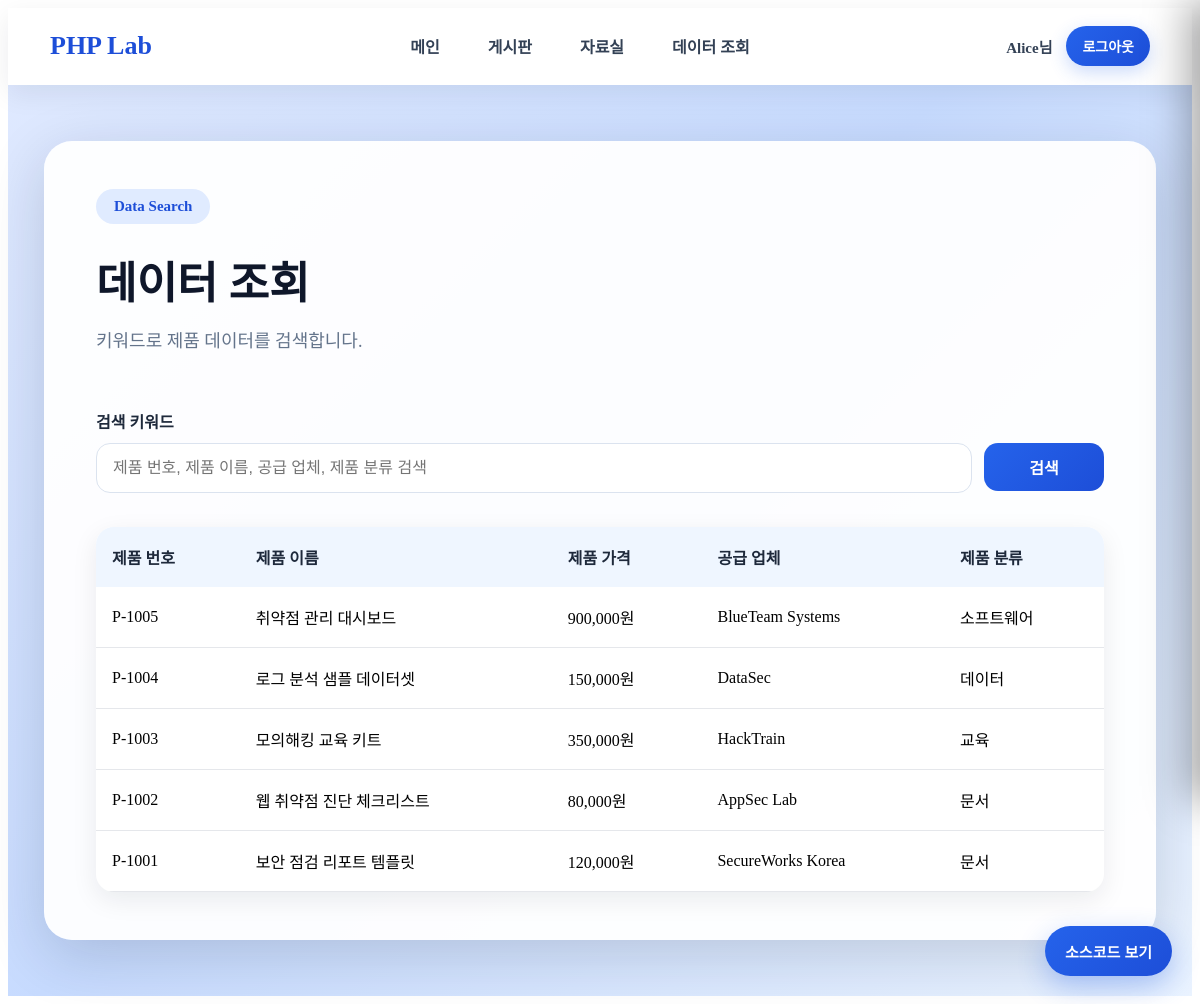
/data_search.php (signed in), run on the app's committed database.
### tables this page shows
CREATE TABLE products (
    id INT AUTO_INCREMENT PRIMARY KEY,
    product_no VARCHAR(50) NOT NULL,
    product_name VARCHAR(255) NOT NULL,
    product_price INT NOT NULL,
    supplier VARCHAR(255) NOT NULL,
    category VARCHAR(100) NOT NULL
) DEFAULT CHARSET=utf8mb4 COLLATE=utf8mb4_unicode_ci;

### src/data_search.php (the view, shortened to what this page needs)
<?php
require_once "layout.php";
$keyword = $_GET["keyword"] ?? "";
$products = [];
$db = get_db();
if ($keyword !== "") {
    $sql = "
        SELECT *
        FROM products
        WHERE product_no LIKE '%{$keyword}%'
           OR product_name LIKE '%{$keyword}%'
           OR supplier LIKE '%{$keyword}%'
           OR category LIKE '%{$keyword}%'
        ORDER BY id DESC
    ";
    $stmt = $db->query($sql);
    $products = $stmt->fetchAll();
} else {
    $stmt = $db->query("
        SELECT *
        FROM products
        ORDER BY id DESC
    ");
    $products = $stmt->fetchAll();
}
render_header("PHP Lab 데이터 조회", "data_search.php");
?>
<div class="modern-page-wrapper">
    <section class="modern-page-card">
        <div class="page-title-row">
            <div>
                <div class="hero-badge">Data Search</div>
                <h1>데이터 조회</h1>
                <p>키워드로 제품 데이터를 검색합니다.</p>
            </div>
        </div>
        <form method="get" class="search-form">
            <label>검색 키워드</label>
            <div class="search-row">
                <input
                    type="text"
                    name="keyword"
                    placeholder="제품 번호, 제품 이름, 공급 업체, 제품 분류 검색"
                    value="<?= htmlspecialchars($keyword) ?>"
                >
                <button type="submit" class="modern-primary-btn">검색</button>
            </div>
        </form>
        <table class="modern-table">
            <thead>
                <tr>
                    <th>제품 번호</th>
                    <th>제품 이름</th>
                    <th>제품 가격</th>
                    <th>공급 업체</th>
                    <th>제품 분류</th>
                </tr>
            </thead>
            <tbody>
                <?php foreach ($products as $product): ?>
                    <tr>
                        <td><?= htmlspecialchars($product["product_no"]) ?></td>
                        <td><?= htmlspecialchars($product["product_name"]) ?></td>
                        <td><?= number_format($product["product_price"]) ?>원</td>
                        <td><?= htmlspecialchars($product["supplier"]) ?></td>
                        <td><?= htmlspecialchars($product["category"]) ?></td>
                    </tr>
                <?php endforeach; ?>
            </tbody>
        </table>
    </section>
</div>
<?php render_footer(); ?>

### src/layout.php (shortened to what this page needs)
<?php
function render_header($title = "PHP Lab", $sourceFile = null) {
    $userName = $_SESSION["user"]["name"];
?>
<!DOCTYPE html>
<html lang="ko">
<head>
    <link rel="stylesheet" href="/labs/php/style.css">
</head>
<body>
<header class="modern-nav">
    <div class="nav-brand">
        PHP Lab
    </div>
    <nav class="nav-menu">
        <a href="/labs/php/main.php">메인</a>
        <a href="/labs/php/board.php">게시판</a>
        <a href="/labs/php/library.php">자료실</a>
        <a href="/labs/php/data_search.php">데이터 조회</a>
    </nav>
    <div class="nav-user">
        <span><?= htmlspecialchars($userName) ?>님</span>
        <a href="/labs/php/logout.php" class="nav-logout">로그아웃</a>
    </div>
</header>
<?php if ($sourceFile): ?>
<button class="source-toggle-btn" onclick="openSourcePanel('<?= htmlspecialchars($sourceFile) ?>')">
    소스코드 보기
</button>
<?php endif; ?>
<main class="modern-content">
<?php
}
function render_footer() {
?>
</main>
</body>
</html>
<?php
}
?>

### src/style.css (style rules this page uses)
.hero-badge { display: inline-block; padding: 9px 18px; border-radius: 999px; background: #e0ebff; color: #1d4ed8; font-size: 15px; font-weight: 700; margin-bottom: 24px; }
.modern-page-wrapper { min-height: calc(100vh - 72px); display: flex; justify-content: center; align-items: flex-start; padding: 56px 36px; background: linear-gradient(135deg, #dfe9ff 0%, #c7dbff 45%, #eaf3ff 100%); }
.modern-page-card { width: 100%; max-width: 1180px; background: rgba(255,255,255,0.95); border-radius: 28px; padding: 48px 52px; box-shadow: 0 16px 60px rgba(15,23,42,0.16); }
.page-title-row { display: flex; align-items: center; justify-content: space-between; gap: 24px; margin-bottom: 34px; }
.modern-page-card h1 { margin: 0; font-size: 44px; font-weight: 900; color: #0f172a; }
.modern-page-card p, .page-subtitle { margin-top: 14px; font-size: 18px; line-height: 1.7; color: #64748b; }
.modern-table { width: 100%; border-collapse: collapse; overflow: hidden; border-radius: 18px; background: white; box-shadow: 0 8px 26px rgba(15,23,42,0.08); }
.modern-table th { background: #eff6ff; color: #1e293b; font-size: 16px; padding: 18px 16px; text-align: left; }
.modern-table td { padding: 18px 16px; border-bottom: 1px solid #e5e7eb; font-size: 16px; }
.modern-primary-btn { display: inline-flex; justify-content: center; align-items: center; height: 48px; padding: 0 22px; border: none; border-radius: 14px; background: linear-gradient(135deg, #2563eb, #1d4ed8); color: white; font-size: 16px; font-weight: 800; text-decoration: none; cursor: pointer; }
.modern-form label, .search-form label { display: block; margin: 18px 0 10px; font-size: 16px; font-weight: 800; color: #1e293b; }
.modern-form input, .modern-form textarea, .search-form input { width: 100%; border-radius: 14px; border: 1px solid #dbe3ef; padding: 15px 16px; font-size: 16px; box-sizing: border-box; }
.search-form { margin-bottom: 34px; }
.search-row { display: flex; gap: 12px; }
.search-row input { flex: 1; }
.search-row button { width: 120px; }
.modern-nav { height: 76px; padding: 0 42px; display: grid; grid-template-columns: 220px 1fr 260px; align-items: center; background: rgba(255, 255, 255, 0.82); backdrop-filter: blur(16px); border-bottom: 1px solid rgba(255, 255, 255, 0.7); box-shadow: 0 8px 28px rgba(15, 23, 42, 0.08); position: sticky; top: 0; z-index: 100; }
.nav-brand { font-size: 26px; font-weight: 900; color: #1d4ed8; }
.nav-menu { display: flex; justify-content: center; align-items: center; gap: 12px; }
.nav-menu a { text-decoration: none; color: #334155; font-size: 16px; font-weight: 800; padding: 11px 18px; border-radius: 999px; transition: all 0.16s ease; }
.nav-user { display: flex; justify-content: flex-end; align-items: center; gap: 14px; font-size: 15px; font-weight: 800; color: #334155; }
.nav-logout { text-decoration: none; color: white; background: linear-gradient(135deg, #2563eb, #1d4ed8); padding: 10px 16px; border-radius: 999px; font-size: 14px; font-weight: 800; box-shadow: 0 6px 18px rgba(37,99,235,0.24); transition: all 0.16s ease; }
.modern-content { min-height: calc(100vh - 76px); }
.source-toggle-btn { position: fixed; right: 28px; bottom: 28px; z-index: 300; height: 50px; padding: 0 20px; border: none; border-radius: 999px; background: linear-gradient(135deg, #2563eb, #1d4ed8); color: white; font-size: 15px; font-weight: 800; cursor: pointer; box-shadow: 0 10px 28px rgba(37,99,235,0.32); }

### data on the page
products: product_no "P-1005", product_name "취약점 관리 대시보드", product_price "900,000", supplier "BlueTeam Systems", category "소프트웨어"
products: product_no "P-1004", product_name "로그 분석 샘플 데이터셋", product_price "150,000", supplier "DataSec", category "데이터"
products: product_no "P-1003", product_name "모의해킹 교육 키트", product_price "350,000", supplier "HackTrain", category "교육"
products: product_no "P-1002", product_name "웹 취약점 진단 체크리스트", product_price "80,000", supplier "AppSec Lab", category "문서"
products: product_no "P-1001", product_name "보안 점검 리포트 템플릿", product_price "120,000", supplier "SecureWorks Korea", category "문서"

### other printed values
$userName "Alice"
